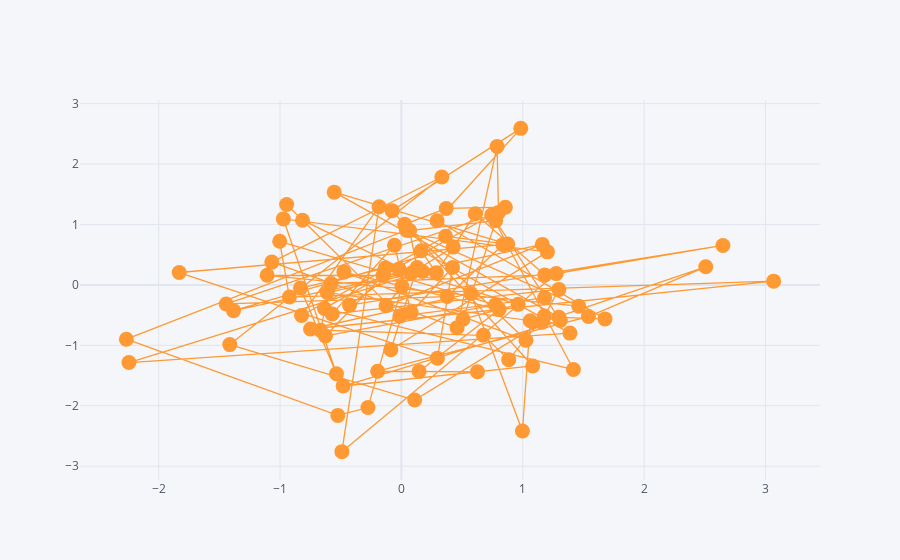

The code cell stored with this chart in its notebook:
### Code cell
df.iplot(kind='scatter',x='A',y='B',mode='lines+markers',size=15)
